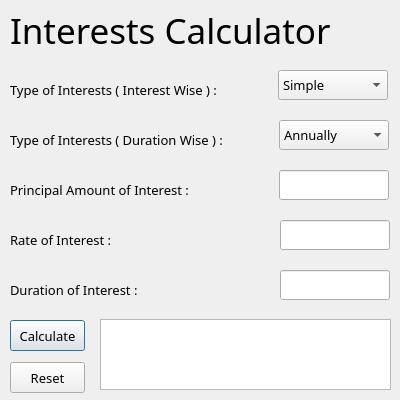
<?xml version="1.0" encoding="UTF-8"?>
<ui version="4.0">
 <class>Dialog</class>
 <widget class="QDialog" name="Dialog">
  <property name="geometry">
   <rect>
    <x>0</x>
    <y>0</y>
    <width>400</width>
    <height>400</height>
   </rect>
  </property>
  <property name="windowTitle">
   <string>Interests Calculator</string>
  </property>
  <widget class="QLabel" name="label">
   <property name="geometry">
    <rect>
     <x>10</x>
     <y>10</y>
     <width>381</width>
     <height>41</height>
    </rect>
   </property>
   <property name="font">
    <font>
     <family>Lucida Calligraphy</family>
     <pointsize>26</pointsize>
    </font>
   </property>
   <property name="text">
    <string>Interests Calculator</string>
   </property>
  </widget>
  <widget class="QLabel" name="label_2">
   <property name="geometry">
    <rect>
     <x>10</x>
     <y>80</y>
     <width>250</width>
     <height>20</height>
    </rect>
   </property>
   <property name="font">
    <font>
     <family>Lucida Calligraphy</family>
     <pointsize>10</pointsize>
    </font>
   </property>
   <property name="text">
    <string>Type of Interests ( Interest Wise ) :</string>
   </property>
  </widget>
  <widget class="QLabel" name="label_3">
   <property name="geometry">
    <rect>
     <x>10</x>
     <y>130</y>
     <width>250</width>
     <height>20</height>
    </rect>
   </property>
   <property name="font">
    <font>
     <family>Lucida Calligraphy</family>
     <pointsize>10</pointsize>
    </font>
   </property>
   <property name="text">
    <string>Type of Interests ( Duration Wise ) :</string>
   </property>
  </widget>
  <widget class="QLabel" name="label_4">
   <property name="geometry">
    <rect>
     <x>10</x>
     <y>180</y>
     <width>250</width>
     <height>20</height>
    </rect>
   </property>
   <property name="font">
    <font>
     <family>Lucida Calligraphy</family>
     <pointsize>10</pointsize>
    </font>
   </property>
   <property name="text">
    <string>Principal Amount of Interest :</string>
   </property>
  </widget>
  <widget class="QLabel" name="label_5">
   <property name="geometry">
    <rect>
     <x>10</x>
     <y>230</y>
     <width>250</width>
     <height>20</height>
    </rect>
   </property>
   <property name="font">
    <font>
     <family>Lucida Calligraphy</family>
     <pointsize>10</pointsize>
    </font>
   </property>
   <property name="text">
    <string>Rate of Interest :</string>
   </property>
  </widget>
  <widget class="QLabel" name="label_6">
   <property name="geometry">
    <rect>
     <x>10</x>
     <y>280</y>
     <width>250</width>
     <height>20</height>
    </rect>
   </property>
   <property name="font">
    <font>
     <family>Lucida Calligraphy</family>
     <pointsize>10</pointsize>
    </font>
   </property>
   <property name="text">
    <string>Duration of Interest :</string>
   </property>
  </widget>
  <widget class="QComboBox" name="comboBox">
   <property name="geometry">
    <rect>
     <x>278</x>
     <y>70</y>
     <width>110</width>
     <height>30</height>
    </rect>
   </property>
   <property name="font">
    <font>
     <family>Lucida Calligraphy</family>
     <pointsize>10</pointsize>
    </font>
   </property>
   <item>
    <property name="text">
     <string>Simple</string>
    </property>
   </item>
   <item>
    <property name="text">
     <string>Compound</string>
    </property>
   </item>
  </widget>
  <widget class="QComboBox" name="comboBox_2">
   <property name="geometry">
    <rect>
     <x>279</x>
     <y>120</y>
     <width>110</width>
     <height>30</height>
    </rect>
   </property>
   <property name="font">
    <font>
     <family>Lucida Calligraphy</family>
     <pointsize>10</pointsize>
    </font>
   </property>
   <item>
    <property name="text">
     <string>Annually</string>
    </property>
   </item>
   <item>
    <property name="text">
     <string>Half-yearly</string>
    </property>
   </item>
   <item>
    <property name="text">
     <string>Quarterly</string>
    </property>
   </item>
   <item>
    <property name="text">
     <string>Monthly</string>
    </property>
   </item>
  </widget>
  <widget class="QLineEdit" name="lineEdit">
   <property name="geometry">
    <rect>
     <x>279</x>
     <y>170</y>
     <width>110</width>
     <height>30</height>
    </rect>
   </property>
   <property name="font">
    <font>
     <family>Times New Roman</family>
     <pointsize>14</pointsize>
     <weight>75</weight>
     <bold>true</bold>
    </font>
   </property>
  </widget>
  <widget class="QLineEdit" name="lineEdit_2">
   <property name="geometry">
    <rect>
     <x>280</x>
     <y>220</y>
     <width>110</width>
     <height>30</height>
    </rect>
   </property>
   <property name="font">
    <font>
     <family>Times New Roman</family>
     <pointsize>14</pointsize>
     <weight>75</weight>
     <bold>true</bold>
    </font>
   </property>
  </widget>
  <widget class="QLineEdit" name="lineEdit_3">
   <property name="geometry">
    <rect>
     <x>280</x>
     <y>270</y>
     <width>110</width>
     <height>30</height>
    </rect>
   </property>
   <property name="font">
    <font>
     <family>Times New Roman</family>
     <pointsize>14</pointsize>
     <weight>75</weight>
     <bold>true</bold>
    </font>
   </property>
  </widget>
  <widget class="QTextBrowser" name="textBrowser">
   <property name="geometry">
    <rect>
     <x>100</x>
     <y>319</y>
     <width>291</width>
     <height>71</height>
    </rect>
   </property>
   <property name="font">
    <font>
     <family>Lucida Calligraphy</family>
     <pointsize>10</pointsize>
    </font>
   </property>
  </widget>
  <widget class="QPushButton" name="pushButton">
   <property name="geometry">
    <rect>
     <x>10</x>
     <y>320</y>
     <width>75</width>
     <height>31</height>
    </rect>
   </property>
   <property name="font">
    <font>
     <family>Lucida Calligraphy</family>
     <pointsize>10</pointsize>
    </font>
   </property>
   <property name="text">
    <string>Calculate</string>
   </property>
  </widget>
  <widget class="QPushButton" name="pushButton_2">
   <property name="geometry">
    <rect>
     <x>10</x>
     <y>362</y>
     <width>75</width>
     <height>31</height>
    </rect>
   </property>
   <property name="font">
    <font>
     <family>Lucida Calligraphy</family>
     <pointsize>10</pointsize>
    </font>
   </property>
   <property name="text">
    <string>Reset</string>
   </property>
  </widget>
 </widget>
 <resources/>
 <connections/>
</ui>
